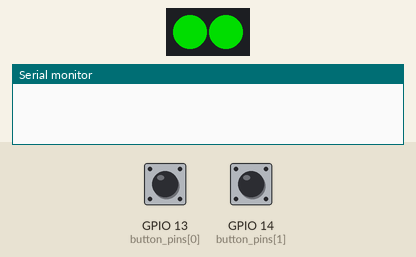
Bench run of a sketch on a simulated ESP32. Shown: 2 RGB LEDs in strip order, left to right, the last lines printed to the serial monitor. The test bench sets the inputs (shaded band); at power-on: GPIO 13 (button_pins[0]) HIGH, GPIO 14 (button_pins[1]) HIGH. Dim RGB values are drawn brighter than linear.

Above: at 0.52 s.
At 1.27 s:
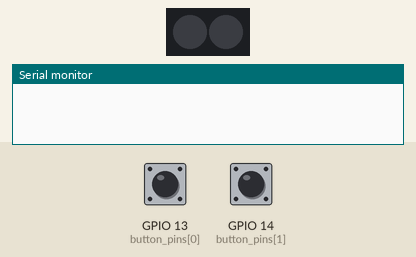
1.3 s: GPIO 13 (button_pins[0]) pulled LOW for 0.15 s
At 1.57 s:
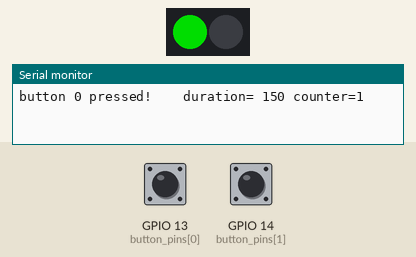
Timing chart, 0 to 10.3 s (numbered marks = the images above; inputs shaded):
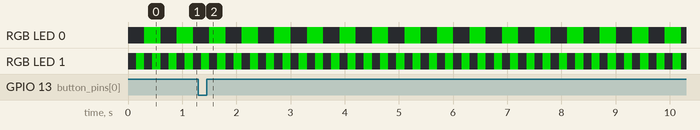

The sketch:

MultiTasking_led_button_wokwi.ino
```cpp
// this code demonstrates "multi-tasking" in ESP32 using timers: millis()
// the blink rate of the LED can be changed any time using a global variable
// the button function can store the number of presses, length of each press (for detecting long press, ignoring too short presses)
// all without using delay function
//
// the code counts button presses but will ignore very short presses
// you can also print out the length of last press or the current press duration.

//************************************************************************************************
//LIVE SIMULATOR WITH THIS CODE IS AVAILABLE AT - https://wokwi.com/projects/373921539051463681
//************************************************************************************************

#include <Adafruit_NeoPixel.h>

#define PIN        26 //pin for neopixels
#define NUMPIXELS 2 //number of neopixels
#define MIN_PRESS_TIME 40 //minimum duration in milliseconds to consider a button press

//global variables for leds
bool currentLedState [] = { false , false };
unsigned long previousBlinkTime [] = { 0 , 0 };   // last time led state was changed
unsigned int blinkIntervals [] = { 300 , 150 };   // last time led state was changed

//global variables for buttons
const byte button_pins[] = {13, 14};
bool currentButtonStates [] = {true, true};
bool previousButtonStates [] = {true, true}; //
bool previousButtonState = HIGH; // will store last time button was updated
unsigned int buttonPress_counters [] = { 0 , 0 }; //number of presses
unsigned long buttonPress_last_times [] = { 0 , 0 };   // last time button was pressed
unsigned long last_press_duration = 0; //to allow accessing last press duration as global

Adafruit_NeoPixel pixels(NUMPIXELS, PIN, NEO_GRB + NEO_KHZ800);

void setup() {
  Serial.begin(9600);
  pinMode(button_pins[0], INPUT_PULLUP);   // set the digital pin as an input with pullup resistor (important)
  pinMode(button_pins[1], INPUT_PULLUP);   // set the digital pin as an input with pullup resistor (important)
  pixels.begin();
  pixels.clear();
}

void loop() {
  if (handle_button(0)) {
    print_debug_data(0); //handle_button returns true if press is detected.
  }
  if (handle_button(1)) {
    print_debug_data(1); //handle_button returns true if press is detected.
  }
  handle_led_blinker(0);
  handle_led_blinker(1);
}


void handle_led_blinker(byte led_index)
{
  // check to see if it's time to blink the LED; that is, if the difference
  // between the current time and last time you blinked the LED is bigger than
  // the interval at which you want to blink the LED.
  unsigned long currentMillis = millis();
  if (currentMillis - previousBlinkTime[led_index] >= blinkIntervals[led_index]) {
    if (currentLedState[led_index] == false)  // if the LED is off turn it on and vice-versa:
    {
      pixels.setPixelColor(led_index, pixels.Color(0, 150, 0)); //turn on the led (green color)
      currentLedState[led_index] = true;
    }
    else
    {
      pixels.setPixelColor(led_index, pixels.Color(0, 0, 0)); //turn off the led
      currentLedState[led_index] = false;
    }
    pixels.show();   // Send the updated pixel colors to the hardware.
    previousBlinkTime[led_index] = currentMillis; // save the last time you blinked the LED
  }
}


bool handle_button(byte button_index) { //handle a button
  bool previousButtonState = previousButtonStates[button_index];
  bool currentButtonState = digitalRead(button_pins[button_index]);  // check button state's change

  if (currentButtonState != previousButtonState)  //if change is detected
  {
    previousButtonStates[button_index] = currentButtonState;       // save the last state of button
    if (currentButtonState == LOW && previousButtonState == HIGH)  //type of change - from released to pressed
    {
      buttonPress_last_times[button_index] = millis();
    } else {
      last_press_duration = millis() - buttonPress_last_times[button_index];
      if (last_press_duration > MIN_PRESS_TIME) {
        buttonPress_counters[button_index] = buttonPress_counters[button_index] + 1;
        return (true);
      }
    }
  }
  return (false);
}

void print_debug_data(byte index)
{
  Serial.print("button ");
  Serial.print(index);
  Serial.print(" pressed!    duration= ");
  Serial.print(last_press_duration);
  Serial.print(" counter=");
  Serial.println(buttonPress_counters[index]);
}
```
